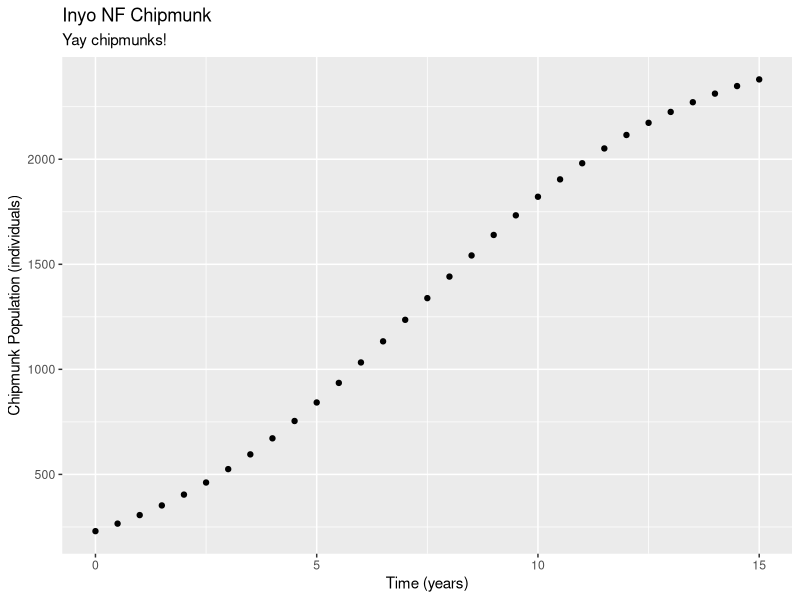

Write the R code that produced this figure.
## ---- chunk 1
knitr::opts_chunk$set(echo = TRUE)

library(tidyverse)

## ---- chunk 2
# Examples of logarithms

log(4)

# Examples of exponents

exp(5)

#  A test of log()

log(exp(1))

# To what power do I have to raise e to get a power of blank?

## ---- chunk 3
# A sequence from 1 to 20, by 1

ex_1 <- seq(from = 1, to = 20, by = 1)

# Vector from 0 to 40 by increments of 0.2

ex_2 <- seq(from = 0, to = 40, by = 0.2)

# Vector from 1 to 5000 by increments of 10

ex_3 <- seq(from = 1, to = 5000, by = 10)


## ---- chunk 4

pop_logistic <- function(capacity, init_pop, rate, time_yr) { 
  
  capacity / (1 + ((capacity - init_pop) / init_pop) * exp(-rate * time_yr))
  }


pop_logistic (capacity = 2580, init_pop = 230, rate = 0.32, time_yr = 2.4)

## ---- chunk 5
# Create a vector of times from 0 to 20 by increments of 0.5

time_vec <- seq(from = 0, to = 15, by =0.5)

## ---- chunk 6

chipmunk_pop <- pop_logistic(capacity = 2580, init_pop = 230, rate = 0.32, time_yr = time_vec)

## ---- chunk 7

chipmunk_df <- data.frame(time_vec, chipmunk_pop)

chipmunk_df

## ---- chunk 8
ggplot(data = chipmunk_df, aes(x = time_vec, y = chipmunk_pop)) + 
  geom_point() + 
  labs(x = "Time (years)", 
       y = "Chipmunk Population (individuals)",
       title = "Inyo NF Chipmunk",
       subtitle = "Yay chipmunks!")

